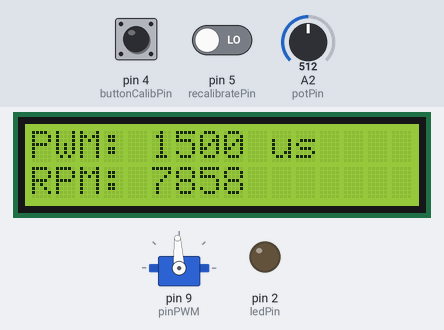
A sketch run on a simulated Arduino Uno, built with avr-gcc and run on an emulated ATmega328P. Parts: servo, 16×2 character LCD, output pins drawn as LEDs (lit = HIGH). The test bench sets the inputs (shaded band); at power-on: A2 (potPin) = 512, pin 4 (buttonCalibPin) HIGH, pin 5 (recalibratePin) LOW. What the sketch prints to the serial monitor is not drawn.

Above: at 5.3 s.
5.4 s: A2 (potPin) set to 56
At 6.1 s:
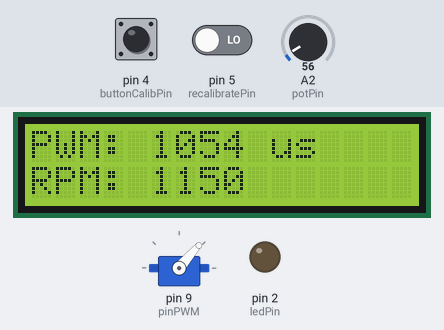
7.2 s: A2 (potPin) set to 46
At 7.8 s:
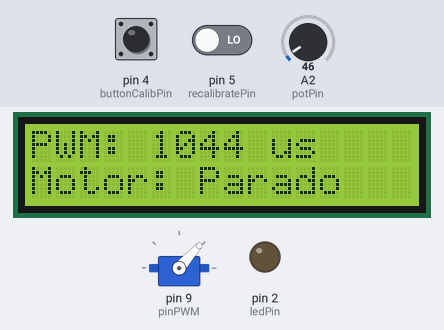
8.7 s: A2 (potPin) set to 306
At 9.6 s:
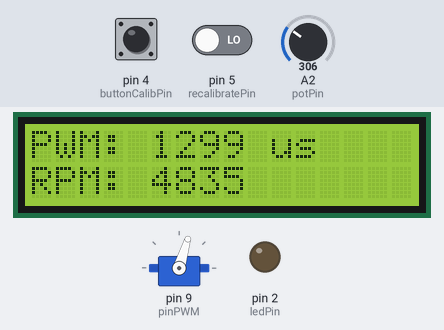
10.3 s: A2 (potPin) set to 716
At 11.2 s:
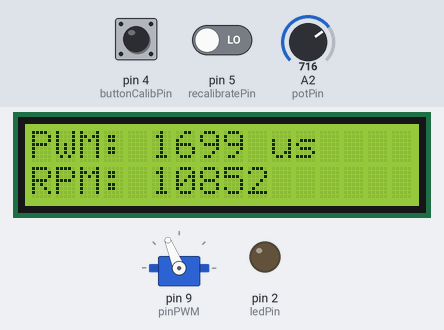
11.9 s: A2 (potPin) set to 900
At 12.9 s:
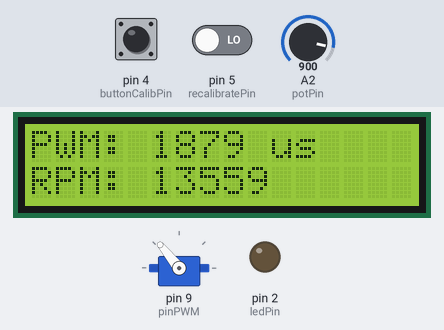
13.5 s: A2 (potPin) set to 1023
At 14.6 s:
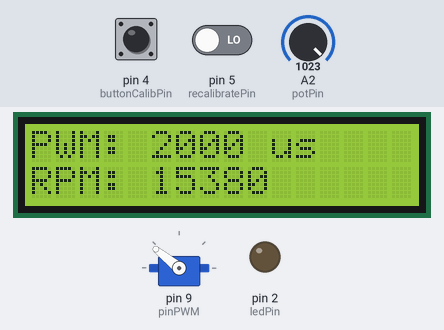
Timing chart, 0 to 16.1 s (numbered marks = the images above; inputs shaded):
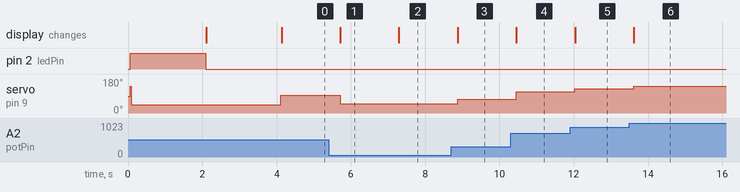

Measured:
- the behaviour switches between 51 and 50 on A2 (potPin) (found by bisection; images 1 and 2)
- after the input at 5.4 s, servo on pin 9 (pinPWM): 93° → 49° after 0.31 s; the display: changes after 0.31 s (image 1)
- after the input at 7.2 s, servo on pin 9 (pinPWM): 49° → 48° after 0.09 s; the display: changes after 0.09 s (image 2)
- after the input at 8.7 s, servo on pin 9 (pinPWM): 48° → 73° after 0.17 s; the display: changes after 0.18 s (image 3)
- after the input at 10.3 s, servo on pin 9 (pinPWM): 73° → 112° after 0.15 s; the display: changes after 0.16 s (image 4)
- after the input at 11.9 s, servo on pin 9 (pinPWM): 112° → 129° after 0.12 s; the display: changes after 0.14 s (image 5)
- after the input at 13.5 s, servo on pin 9 (pinPWM): 129° → 141° after 0.11 s; the display: changes after 0.12 s (image 6)

The sketch:

MotorBrushLess-V3.ino
```cpp
#include <Servo.h>
#include <Wire.h>
#include <LiquidCrystal_I2C.h>

//-------------------------Parâmetros de configuração do dispositivo  -------------------------------------------------

#define pinPWM 9// define a porta que receberá o sinal de PWM

Servo esc;
int potPin = A2; // porta que receberá sinal do potenciômetro
int potValue = 0; //variável que receberá o valor do potenciometro
int escValue = 2000; // Valor máximo para início da calibração
int frequenciaPWM = 50;//define a frequência do PWM como 50Hz

String estadoMotor = "";
const int buttonCalibPin = 4; // Botão para calibração inicial
const int recalibratePin = 5; // Botão para recalibração em caso de falha ao ligar a alimentação do motor
const int ledPin = 2; // LED para sinalizar calibração em andamento
bool isCalibrating = true; // Variável de controle para calibração inicial

// Variáveis de ajuste para RPM e PWM
int rpmMax = 15380; // Rotação máxima do motor
int rpmMin = 1075;     // Rotação mínima do motor
int pwmMax = 2000;  // PWM correspondente à rotação máxima
int pwmMin = 1049;  // PWM correspondente à rotação mínima

// Configuração do display I2C - Endereço 0x27
LiquidCrystal_I2C lcd(0x27, 16, 2);

//----------------------------------------------------------------------------------------------------------

void setup() {
  Serial.begin(115200);//configura BoudRate da comunicação serial
  esc.attach(pinPWM);//configura o pino que receberá o sinal de PWM

  pinMode(buttonCalibPin, INPUT);
  pinMode(recalibratePin, INPUT);
  pinMode(ledPin, OUTPUT); // Configura o LED como saída

  // Inicializa o display
  lcd.begin(16, 2);
  lcd.backlight(); // Ativa a luz de fundo do display

  // Executa calibração inicial
  SeqCalibracao();
}

void loop() {
  // Verifica se o botão de recalibração foi pressionado durante a execução
  if (digitalRead(recalibratePin) == HIGH) {
    Serial.println("Recalibrando...");
    SeqCalibracao(); // Executa a rotina de calibração novamente
  }

  // Controle do motor após a calibração inicial
  if (!isCalibrating) {
    potValue = analogRead(potPin);
    escValue = map(potValue, 0, 1023, 1000, 2000);

    // Verifica o estado do motor
    estadoMotor = (escValue > pwmMin) ? "Em movimento" : "Parado";

    // Envia o valor de PWM para o ESC
    esc.writeMicroseconds(escValue);

    // Calcula a rotação em RPM com base no valor do PWM
    int rpm = calculaRPM(escValue);

    // Exibe informações no display I2C
    lcd.clear();
    lcd.setCursor(0, 0);
    lcd.print("PWM: ");
    lcd.print(escValue);
    lcd.print(" us");

    lcd.setCursor(0, 1);
    if (escValue < pwmMin) {
      lcd.print("Motor: Parado");
    } else {
      lcd.print("RPM: ");
      lcd.print(rpm);
    }

    // Envia informações via Serial
    Serial.print("PWM: ");
    Serial.print(escValue);
    Serial.print(" us\tFrequência: ");
    Serial.print(frequenciaPWM);
    Serial.print(" Hz\tEstado do motor: ");
    Serial.print(estadoMotor);
    Serial.print("\tRPM: ");
    Serial.println(rpm);

    delay(500);
  }
}

// Função para calcular o RPM com base no valor de PWM
int calculaRPM(int pwm) {
  if (pwm <= pwmMin) {
    return 0; // Motor parado
  } else if (pwm >= pwmMax) {
    return rpmMax; // Rotação máxima
  } else {
    return map(pwm, pwmMin, pwmMax, rpmMin, rpmMax);
  }
}

// Função de calibração do ESC
void SeqCalibracao() {
  isCalibrating = true; // Inicia o modo de calibração
  escValue = 2000; // Define o valor máximo para calibração inicial
  esc.writeMicroseconds(escValue); // Envia valor máximo ao ESC
  Serial.println("Iniciando calibração. Pressione o botão de calibração inicial para completar...");

  // Liga o LED e exibe mensagem de início no display
  digitalWrite(ledPin, HIGH);
  lcd.clear();
  lcd.setCursor(0, 0);
  lcd.print("Calibracao");
  lcd.setCursor(0, 1);
  lcd.print("Iniciada");

  // Aguarda o botão de calibração inicial ser pressionado
  while (digitalRead(buttonCalibPin) == LOW); // Espera até o botão ser pressionado

  Serial.println("Completando calibração...");
  escValue = 1000; // Define o valor mínimo para concluir a calibração
  esc.writeMicroseconds(escValue);
  delay(2000); // Aguarda 3 segundos para o ESC reconhecer o valor mínimo

  // Desliga o LED e exibe mensagem de conclusão no display
  digitalWrite(ledPin, LOW);
  lcd.clear();
  lcd.setCursor(0, 0);
  lcd.print("Calibracao");
  lcd.setCursor(0, 1);
  lcd.print("Concluida");

  delay(2000); // Exibe a mensagem por 2 segundos
  Serial.println("Calibração concluída.");
  isCalibrating = false; // Finaliza o modo de calibração
}
```
